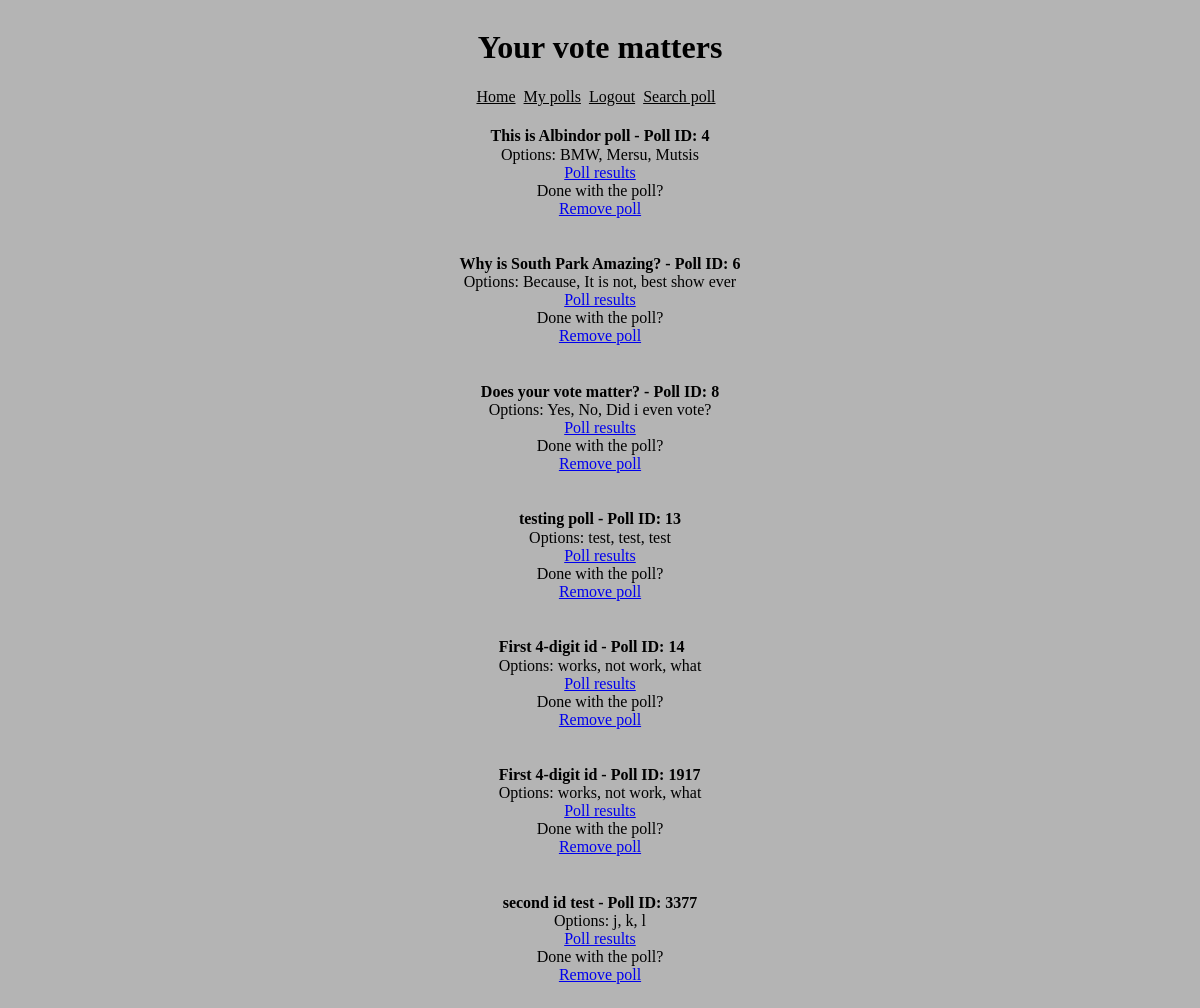
The page /polls/ (signed in) on the database as committed earlier.
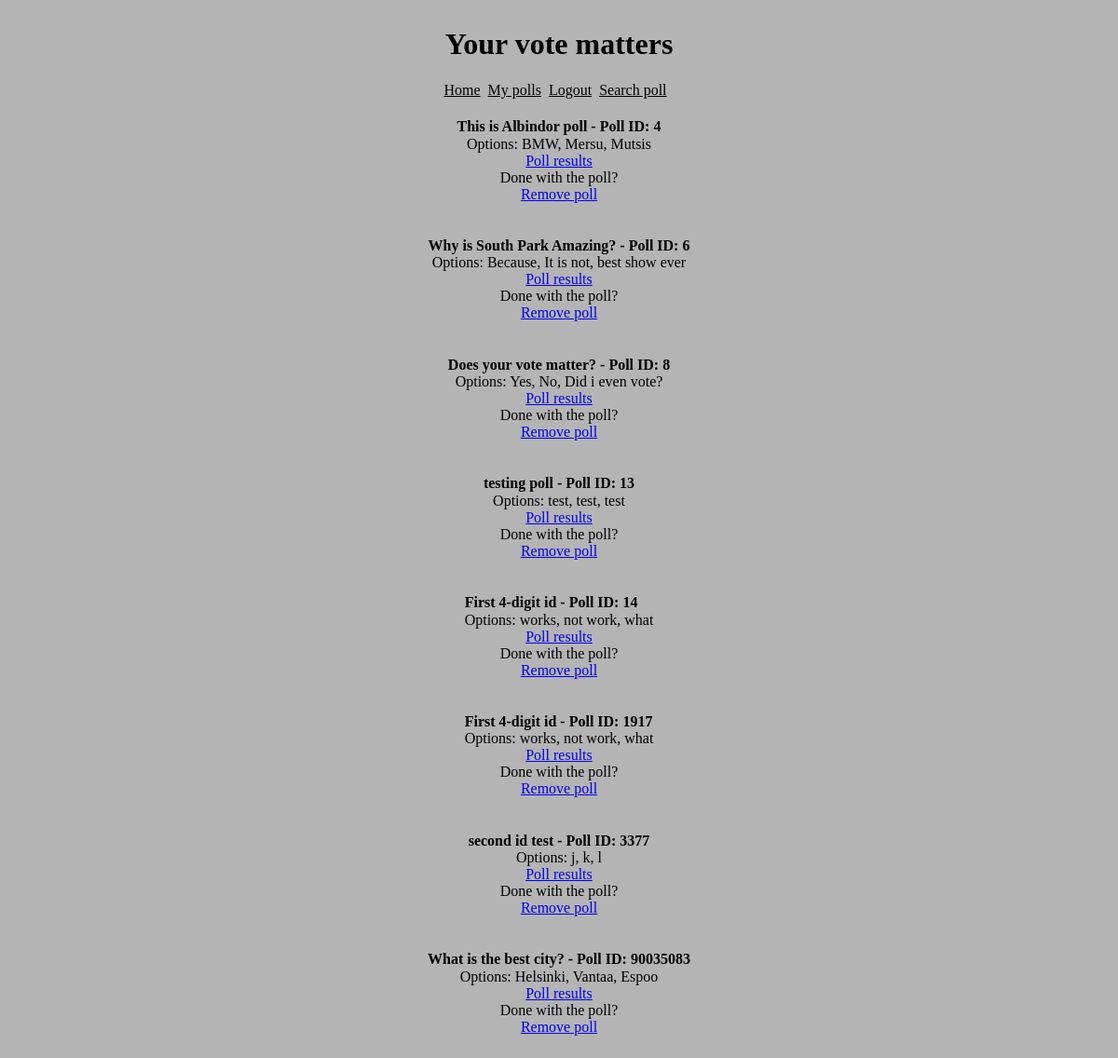
The same page on the database as committed later.
### polls/models.py (models this page shows, shortened)
class Poll(models.Model):
    question = models.CharField(max_length=255, blank=False, null=False)
    option_one = models.CharField(max_length=50)
    option_two = models.CharField(max_length=50)
    option_three = models.CharField(max_length=50)
    option_one_votes = models.IntegerField(default=0)
    option_two_votes = models.IntegerField(default=0)
    option_three_votes = models.IntegerField(default=0)
    user = models.ForeignKey(CustomUser, on_delete=models.CASCADE)

### polls/views.py (the view)
# urls.py: path('polls/', views.polls_view, name='polls'),
@csrf_exempt
@login_required(login_url='login')
def polls_view(request):
    polls = Poll.objects.all() #remove this
    context = {'polls': polls}
    return render(request, 'polls/polls.html', context)

### polls/templates/polls/polls.html (shortened to what this page needs)
{% extends "polls/base.html" %}
{% block content %}
<div class="all-polls">
    {% for poll in polls %}
    <li class="poll-list" style="list-style-type: none;">
       <h4>
        {{ poll.question }} - Poll ID: {{ poll.id }}
        </h4>
        <div class="remove-poll">
            Options:
            {{ poll.option_one }}, {{ poll.option_two }}, {{ poll.option_three }}
            <a href="{% url 'results' poll.id %}">Poll results</a>
            <div>Done with the poll?</div>
            <a href="{% url 'remove-poll' poll.id %}">Remove poll</a>
        </div>
    </li>
    {% endfor %}
</div>
{% endblock %}

Rows that differ between the two databases and show on the page:
added Poll: question "What is the best city?", id "90035083", option_one "Helsinki", option_two "Vantaa", option_three "Espoo"
